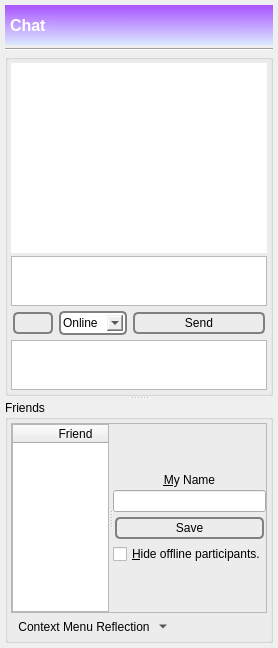
      <widget class="QWidget" name="tab_chat">
       <attribute name="icon">
        <iconset>
         <normaloff>:/nuvola/chat_t.png</normaloff>:/nuvola/chat_t.png</iconset>
       </attribute>
       <attribute name="title">
        <string/>
       </attribute>
       <attribute name="toolTip">
        <string>Chat</string>
       </attribute>
       <layout class="QVBoxLayout" name="verticalLayout_18">
        <property name="spacing">
         <number>5</number>
        </property>
        <property name="leftMargin">
         <number>5</number>
        </property>
        <property name="topMargin">
         <number>5</number>
        </property>
        <property name="rightMargin">
         <number>5</number>
        </property>
        <property name="bottomMargin">
         <number>5</number>
        </property>
        <item>
         <widget class="QWidget" name="layouttab" native="true">
          <property name="sizePolicy">
           <sizepolicy hsizetype="Expanding" vsizetype="Expanding">
            <horstretch>0</horstretch>
            <verstretch>0</verstretch>
           </sizepolicy>
          </property>
          <layout class="QVBoxLayout" name="verticalLayout_72">
           <property name="spacing">
            <number>3</number>
           </property>
           <property name="leftMargin">
            <number>0</number>
           </property>
           <property name="topMargin">
            <number>0</number>
           </property>
           <property name="rightMargin">
            <number>0</number>
           </property>
           <property name="bottomMargin">
            <number>0</number>
           </property>
           <item>
            <widget class="QLabel" name="label_26">
             <property name="minimumSize">
              <size>
               <width>0</width>
               <height>40</height>
              </size>
             </property>
             <property name="font">
              <font>
               <pointsize>12</pointsize>
               <weight>75</weight>
               <bold>true</bold>
              </font>
             </property>
             <property name="autoFillBackground">
              <bool>false</bool>
             </property>
             <property name="styleSheet">
              <string notr="true">background-color: qlineargradient(spread:reflect, x1:0.023, y1:0.988636, x2:0.028, y2:0.011, stop:0 rgba(218, 232, 255, 255), stop:1 rgba(170, 85, 255, 255));

color: rgb(255, 255, 255);


</string>
             </property>
             <property name="text">
              <string>Chat</string>
             </property>
             <property name="margin">
              <number>0</number>
             </property>
             <property name="indent">
              <number>5</number>
             </property>
            </widget>
           </item>
           <item>
            <widget class="Line" name="line_7">
             <property name="orientation">
              <enum>Qt::Horizontal</enum>
             </property>
            </widget>
           </item>
           <item>
            <widget class="QSplitter" name="splitter_4">
             <property name="sizePolicy">
              <sizepolicy hsizetype="Preferred" vsizetype="Expanding">
               <horstretch>0</horstretch>
               <verstretch>0</verstretch>
              </sizepolicy>
             </property>
             <property name="orientation">
              <enum>Qt::Vertical</enum>
             </property>
             <property name="childrenCollapsible">
              <bool>false</bool>
             </property>
             <widget class="QSplitter" name="splitter_5">
              <property name="orientation">
               <enum>Qt::Vertical</enum>
              </property>
              <property name="childrenCollapsible">
               <bool>false</bool>
              </property>
              <widget class="QGroupBox" name="groupBox">
               <property name="title">
                <string/>
               </property>
               <layout class="QVBoxLayout" name="verticalLayout_14">
                <property name="spacing">
                 <number>3</number>
                </property>
                <property name="leftMargin">
                 <number>3</number>
                </property>
                <property name="topMargin">
                 <number>3</number>
                </property>
                <property name="rightMargin">
                 <number>3</number>
                </property>
                <property name="bottomMargin">
                 <number>3</number>
                </property>
                <item>
                 <widget class="QTextBrowser" name="messages">
                  <property name="autoFillBackground">
                   <bool>false</bool>
                  </property>
                  <property name="frameShape">
                   <enum>QFrame::NoFrame</enum>
                  </property>
                  <property name="tabChangesFocus">
                   <bool>true</bool>
                  </property>
                  <property name="html">
                   <string>&lt;!DOCTYPE HTML PUBLIC &quot;-//W3C//DTD HTML 4.0//EN&quot; &quot;http://www.w3.org/TR/REC-html40/strict.dtd&quot;&gt;
&lt;html&gt;&lt;head&gt;&lt;meta name=&quot;qrichtext&quot; content=&quot;1&quot; /&gt;&lt;style type=&quot;text/css&quot;&gt;
p, li { white-space: pre-wrap; }
&lt;/style&gt;&lt;/head&gt;&lt;body style=&quot; font-family:'Noto Sans'; font-size:9pt; font-weight:400; font-style:normal;&quot;&gt;
&lt;p style=&quot;-qt-paragraph-type:empty; margin-top:0px; margin-bottom:0px; margin-left:0px; margin-right:0px; -qt-block-indent:0; text-indent:0px; font-family:'MS Shell Dlg 2'; font-size:8pt;&quot;&gt;&lt;br /&gt;&lt;/p&gt;&lt;/body&gt;&lt;/html&gt;</string>
                  </property>
                  <property name="openExternalLinks">
                   <bool>true</bool>
                  </property>
                  <property name="openLinks">
                   <bool>false</bool>
                  </property>
                 </widget>
                </item>
                <item>
                 <widget class="spoton_textedit" name="message">
                  <property name="maximumSize">
                   <size>
                    <width>16777215</width>
                    <height>50</height>
                   </size>
                  </property>
                  <property name="styleSheet">
                   <string notr="true">background-color: qlineargradient(x1: 0, y1: 0, x2: 0, y2: 1,
                                   stop: 0 #ffffc3, stop: 1 #FFFFFF);


</string>
                  </property>
                  <property name="tabChangesFocus">
                   <bool>true</bool>
                  </property>
                  <property name="acceptRichText">
                   <bool>false</bool>
                  </property>
                 </widget>
                </item>
                <item>
                 <layout class="QHBoxLayout" name="horizontalLayout_62gb">
                  <property name="spacing">
                   <number>2</number>
                  </property>
                  <item>
                   <widget class="QPushButton" name="clearMessages">
                    <property name="toolTip">
                     <string>Clear chat.</string>
                    </property>
                    <property name="styleSheet">
                     <string notr="true">QPushButton {
 border: 2px solid gray;
 background-color: qlineargradient(x1: 0, y1: 0, x2: 0, y2: 1,
                                   stop: 0 #E0E0E0, stop: 1 #FFFFFF);
 border-radius: 5px;
 margin: 2px;
 padding: 2px;
 }



QPushButton:hover { 
background-color: qlineargradient(x1: 0, y1: 0, x2: 0, y2: 1,
                                   stop: 0 rgb(254,229,172), stop: 1 #FFFFFF);
background-position: top center; } 

QPushButton:pressed {
     background-color: darkgrey;
     border-style: inset;
 }</string>
                    </property>
                    <property name="text">
                     <string/>
                    </property>
                    <property name="icon">
                     <iconset resource="../Icons/icons.qrc">
                      <normaloff>:/nuvola/clear.png</normaloff>:/nuvola/clear.png</iconset>
                    </property>
                    <property name="iconSize">
                     <size>
                      <width>40</width>
                      <height>40</height>
                     </size>
                    </property>
                    <property name="flat">
                     <bool>false</bool>
                    </property>
                   </widget>
                  </item>
                  <item>
                   <widget class="QComboBox" name="status">
                    <property name="toolTip">
                     <string>Set your status.</string>
                    </property>
                    <property name="styleSheet">
                     <string notr="true">QComboBox#status {
 border: 2px solid gray;
 background-color: qlineargradient(x1: 0, y1: 0, x2: 0, y2: 1,
                                   stop: 0 #E0E0E0, stop: 1 #FFFFFF);
 border-radius: 5px;
 margin: 2px;
 padding: 2px;
 
 }


QComboBox#status:hover { 
background-color: qlineargradient(x1: 0, y1: 0, x2: 0, y2: 1,
                                   stop: 0 rgb(254,229,172), stop: 1 #FFFFFF);
background-position: top center; } </string>
                    </property>
                    <property name="currentIndex">
                     <number>4</number>
                    </property>
                    <property name="maxCount">
                     <number>2100</number>
                    </property>
                    <property name="sizeAdjustPolicy">
                     <enum>QComboBox::AdjustToContents</enum>
                    </property>
                    <property name="iconSize">
                     <size>
                      <width>20</width>
                      <height>40</height>
                     </size>
                    </property>
                    <item>
                     <property name="text">
                      <string>Away</string>
                     </property>
                     <property name="icon">
                      <iconset resource="../Icons/icons.qrc">
                       <normaloff>:/nuvola/away.png</normaloff>:/nuvola/away.png</iconset>
                     </property>
                    </item>
                    <item>
                     <property name="text">
                      <string>Busy</string>
                     </property>
                     <property name="icon">
                      <iconset resource="../Icons/icons.qrc">
                       <normaloff>:/nuvola/busy.png</normaloff>:/nuvola/busy.png</iconset>
                     </property>
                    </item>
                    <item>
                     <property name="text">
                      <string>Custom</string>
                     </property>
                     <property name="icon">
                      <iconset resource="../Icons/icons.qrc">
                       <normaloff>:/nuvola/chat.png</normaloff>:/nuvola/chat.png</iconset>
                     </property>
                    </item>
                    <item>
                     <property name="text">
                      <string>Offline</string>
                     </property>
                     <property name="icon">
                      <iconset resource="../Icons/icons.qrc">
                       <normaloff>:/nuvola/offline.png</normaloff>:/nuvola/offline.png</iconset>
                     </property>
                    </item>
                    <item>
                     <property name="text">
                      <string>Online</string>
                     </property>
                     <property name="icon">
                      <iconset resource="../Icons/icons.qrc">
                       <normaloff>:/nuvola/online.png</normaloff>:/nuvola/online.png</iconset>
                     </property>
                    </item>
                   </widget>
                  </item>
                  <item>
                   <widget class="QPushButton" name="sendMessage">
                    <property name="sizePolicy">
                     <sizepolicy hsizetype="Expanding" vsizetype="Fixed">
                      <horstretch>0</horstretch>
                      <verstretch>0</verstretch>
                     </sizepolicy>
                    </property>
                    <property name="toolTip">
                     <string>&lt;html&gt;&lt;head/&gt;&lt;body&gt;&lt;p&gt;Send the message.&lt;/p&gt;&lt;/body&gt;&lt;/html&gt;</string>
                    </property>
                    <property name="styleSheet">
                     <string notr="true">QPushButton {
 border: 2px solid gray;
 background-color: qlineargradient(x1: 0, y1: 0, x2: 0, y2: 1,
                                   stop: 0 #E0E0E0, stop: 1 #FFFFFF);
 border-radius: 5px;
 margin: 2px;
 padding: 2px;
 }



QPushButton:hover { 
background-color: qlineargradient(x1: 0, y1: 0, x2: 0, y2: 1,
                                   stop: 0 rgb(254,229,172), stop: 1 #FFFFFF);
background-position: top center; } 

QPushButton:pressed {
     background-color: darkgrey;
     border-style: inset;
 }</string>
                    </property>
                    <property name="text">
                     <string>Send</string>
                    </property>
                    <property name="icon">
                     <iconset resource="../Icons/icons.qrc">
                      <normaloff>:/nuvola/ok.png</normaloff>:/nuvola/ok.png</iconset>
                    </property>
                    <property name="iconSize">
                     <size>
                      <width>40</width>
                      <height>40</height>
                     </size>
                    </property>
                   </widget>
                  </item>
                 </layout>
                </item>
                <item>
                 <widget class="QTextEdit" name="custom">
                  <property name="maximumSize">
                   <size>
                    <width>16777215</width>
                    <height>50</height>
                   </size>
                  </property>
                  <property name="toolTip">
                   <string>Please provide a status message.</string>
                  </property>
                  <property name="tabChangesFocus">
                   <bool>true</bool>
                  </property>
                  <property name="acceptRichText">
                   <bool>false</bool>
                  </property>
                 </widget>
                </item>
               </layout>
              </widget>
             </widget>
             <widget class="QGroupBox" name="groupBox_11">
              <property name="title">
               <string>Friends</string>
              </property>
              <layout class="QVBoxLayout" name="verticalLayout_73">
               <property name="spacing">
                <number>3</number>
               </property>
               <property name="leftMargin">
                <number>3</number>
               </property>
               <property name="topMargin">
                <number>3</number>
               </property>
               <property name="rightMargin">
                <number>3</number>
               </property>
               <property name="bottomMargin">
                <number>3</number>
               </property>
               <item>
                <widget class="QSplitter" name="chatHorizontalSplitter">
                 <property name="frameShape">
                  <enum>QFrame::StyledPanel</enum>
                 </property>
                 <property name="frameShadow">
                  <enum>QFrame::Raised</enum>
                 </property>
                 <property name="lineWidth">
                  <number>7</number>
                 </property>
                 <property name="orientation">
                  <enum>Qt::Horizontal</enum>
                 </property>
                 <widget class="QTableWidget" name="participants">
                  <property name="toolTip">
                   <string>Double-click a friend for a pop-up window.</string>
                  </property>
                  <property name="verticalScrollBarPolicy">
                   <enum>Qt::ScrollBarAsNeeded</enum>
                  </property>
                  <property name="horizontalScrollBarPolicy">
                   <enum>Qt::ScrollBarAlwaysOff</enum>
                  </property>
                  <property name="selectionBehavior">
                   <enum>QAbstractItemView::SelectRows</enum>
                  </property>
                  <property name="verticalScrollMode">
                   <enum>QAbstractItemView::ScrollPerPixel</enum>
                  </property>
                  <property name="horizontalScrollMode">
                   <enum>QAbstractItemView::ScrollPerPixel</enum>
                  </property>
                  <property name="showGrid">
                   <bool>true</bool>
                  </property>
                  <property name="gridStyle">
                   <enum>Qt::DotLine</enum>
                  </property>
                  <property name="sortingEnabled">
                   <bool>true</bool>
                  </property>
                  <attribute name="horizontalHeaderDefaultSectionSize">
                   <number>125</number>
                  </attribute>
                  <attribute name="horizontalHeaderMinimumSectionSize">
                   <number>125</number>
                  </attribute>
                  <attribute name="horizontalHeaderStretchLastSection">
                   <bool>true</bool>
                  </attribute>
                  <attribute name="verticalHeaderVisible">
                   <bool>false</bool>
                  </attribute>
                  <column>
                   <property name="text">
                    <string>Friend</string>
                   </property>
                  </column>
                  <column>
                   <property name="text">
                    <string>OID</string>
                   </property>
                  </column>
                  <column>
                   <property name="text">
                    <string>neighbor_oid</string>
                   </property>
                  </column>
                  <column>
                   <property name="text">
                    <string>public_key_hash</string>
                   </property>
                  </column>
                  <column>
                   <property name="text">
                    <string>Status</string>
                   </property>
                  </column>
                  <column>
                   <property name="text">
                    <string>Last Status Change</string>
                   </property>
                  </column>
                  <column>
                   <property name="text">
                    <string>Gemini</string>
                   </property>
                   <property name="toolTip">
                    <string>AES-256 Encryption Key</string>
                   </property>
                  </column>
                  <column>
                   <property name="text">
                    <string>Gemini MAC</string>
                   </property>
                   <property name="toolTip">
                    <string>SHA-512 Hash Key</string>
                   </property>
                  </column>
                  <column>
                   <property name="text">
                    <string>Forward Secrecy Information</string>
                   </property>
                  </column>
                 </widget>
                 <widget class="QWidget" name="layoutWidget1_2">
                  <layout class="QVBoxLayout" name="verticalLayout_74">
                   <property name="spacing">
                    <number>3</number>
                   </property>
                   <item>
                    <widget class="Line" name="line_17">
                     <property name="sizePolicy">
                      <sizepolicy hsizetype="Fixed" vsizetype="Expanding">
                       <horstretch>0</horstretch>
                       <verstretch>0</verstretch>
                      </sizepolicy>
                     </property>
                     <property name="lineWidth">
                      <number>0</number>
                     </property>
                     <property name="orientation">
                      <enum>Qt::Vertical</enum>
                     </property>
                    </widget>
                   </item>
                   <item>
                    <widget class="QLabel" name="label_5">
                     <property name="text">
                      <string>&amp;My Name</string>
                     </property>
                     <property name="alignment">
                      <set>Qt::AlignCenter</set>
                     </property>
                     <property name="buddy">
                      <cstring>nodeName</cstring>
                     </property>
                    </widget>
                   </item>
                   <item>
                    <widget class="QLineEdit" name="nodeName">
                     <property name="alignment">
                      <set>Qt::AlignCenter</set>
                     </property>
                    </widget>
                   </item>
                   <item>
                    <widget class="QPushButton" name="saveNodeName">
                     <property name="toolTip">
                      <string>Save my name.</string>
                     </property>
                     <property name="styleSheet">
                      <string notr="true">QPushButton {
 border: 2px solid gray;
 background-color: qlineargradient(x1: 0, y1: 0, x2: 0, y2: 1,
                                   stop: 0 #E0E0E0, stop: 1 #FFFFFF);
 border-radius: 5px;
 margin: 2px;
 padding: 2px;
 }


QPushButton:hover { 
background-color: qlineargradient(x1: 0, y1: 0, x2: 0, y2: 1,
                                   stop: 0 rgb(254,229,172), stop: 1 #FFFFFF);
background-position: top center; } 

QPushButton:pressed {
     background-color: darkgrey;
     border-style: inset;
 }
</string>
                     </property>
                     <property name="text">
                      <string>Save</string>
                     </property>
                     <property name="icon">
                      <iconset resource="../Icons/icons.qrc">
                       <normaloff>:/nuvola/ok.png</normaloff>:/nuvola/ok.png</iconset>
                     </property>
                    </widget>
                   </item>
                   <item>
                    <widget class="QCheckBox" name="hideOfflineParticipants">
                     <property name="text">
                      <string>&amp;Hide offline participants.</string>
                     </property>
                    </widget>
                   </item>
                   <item>
                    <widget class="Line" name="line_14">
                     <property name="sizePolicy">
                      <sizepolicy hsizetype="Fixed" vsizetype="Expanding">
                       <horstretch>0</horstretch>
                       <verstretch>0</verstretch>
                      </sizepolicy>
                     </property>
                     <property name="lineWidth">
                      <number>0</number>
                     </property>
                     <property name="orientation">
                      <enum>Qt::Vertical</enum>
                     </property>
                    </widget>
                   </item>
                  </layout>
                 </widget>
                </widget>
               </item>
               <item>
                <widget class="QToolButton" name="chatActionMenu">
                 <property name="toolTip">
                  <string>Right-mouse context menu as a button for tablets.</string>
                 </property>
                 <property name="styleSheet">
                  <string notr="true">QPushButton {
 border: 2px solid gray;
 background-color: qlineargradient(x1: 0, y1: 0, x2: 0, y2: 1,
                                   stop: 0 #E0E0E0, stop: 1 #FFFFFF);
 border-radius: 5px;
 margin: 2px;
 padding: 2px;
 }


QPushButton:hover { 
background-color: qlineargradient(x1: 0, y1: 0, x2: 0, y2: 1,
                                   stop: 0 rgb(254,229,172), stop: 1 #FFFFFF);
background-position: top center; } 

QPushButton:pressed {
     background-color: darkgrey;
     border-style: inset;
 }
</string>
                 </property>
                 <property name="text">
                  <string>Context Menu Reflection</string>
                 </property>
                 <property name="icon">
                  <iconset resource="../Icons/icons.qrc">
                   <normaloff>:/generic/menu.png</normaloff>:/generic/menu.png</iconset>
                 </property>
                 <property name="popupMode">
                  <enum>QToolButton::MenuButtonPopup</enum>
                 </property>
                 <property name="autoRaise">
                  <bool>true</bool>
                 </property>
                </widget>
               </item>
              </layout>
             </widget>
            </widget>
           </item>
          </layout>
         </widget>
        </item>
       </layout>
      </widget>
